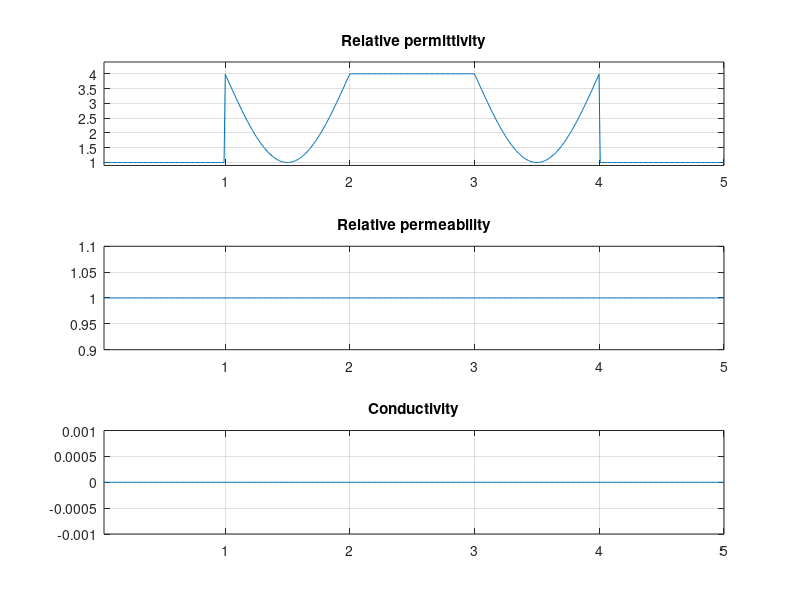

Here is the MATLAB script that generated this plot:
%% Matlab code for 1D electromagnetic FDTD program
%% Assumes Ex and Hy field  components propagating in the
%% x direction. 
%% FIELDS, PERMITTIVITY, PERMEABILITY AND CONDUCTIVITY ARE FUNCTIONS OF X

clc;close all;clear all;

%% Specifying the parameters

L=5; %domain length
N=505; % # of spatial samples in domain
Niter=800; % # of iterations to perform
fs=300e6; %source frequency in Hz

ds=L/N; %spatial step in Hz
dt=ds/300e6; %magic time step


eps0=8.854e-12; %permittivity of free space
mu0=pi*4e-7; %permeability of free space

x=linspace(0,L,N); %x coordinate of spatial samples
showWKB=0; % if =1 then show WKB approx at end

%% Scale factors for E and H
ae=ones(N,1)*dt/(ds*eps0);
am=ones(N,1)*dt/(ds*mu0);
as=ones(N,1);
epsr=ones(N,1);
mur=ones(N,1);
sigma=zeros(N,1);



%% Profile sequence for the epsilion
%profile sequence 1,2 3,4,

profile=2;

%% different profile definitions

for i=1:N
    epsr(i)=1;
    mur(i)=1;
    w1=0.5;
    w2=1.5;
    
    if (profile==1)
        if (abs(x(i)-L/2)<0.5)
            epsr(i)=4;
        end
    end
    
    if (profile==2)
        if(abs(x(i)-L/2)<1.5)
            epsr(i)=1+3*(1+cos(pi*(abs(x(i)-L/2))))
        end
        
        if (abs(x(i)-L/2)<0.5)
             epsr(i)=4;
        end
    end
     
    if(profile==3)
        if (x(i)>L/2) 
            epsr(i)=9;
        end
    end
    
    if(profile==4)
        if(x(i)>(L/2-0.1443))
            epsr(i)=3;
        end
        
        if(x(i)>L/2)
            epsr(i)=9;
        end
    end
    
    if(profile==5)
        if(x(i)>L/2)
            sigma(i)=0.005;
        end
    end
    
    if(profile==6)
        epsr(i)=1+sin(2*pi*x(i)/L)^2;
    end
    
end

ae=ae./epsr;
am=am./mur;
ae=ae./(1+dt*(sigma./epsr)/(2*eps0));
as=(1 -dt*(sigma./epsr)/(2*eps0))./(1+dt*(sigma./epsr)/(2*eps0));

%% Plot the permittivity permeability and conductivity profiles

figure(1)
subplot(311)
plot(x,epsr);
grid on;
axis([3*ds L min(epsr)*0.9 max(epsr)*1.1]);
title('Relative permittivity');

subplot(312)
plot(x,mur);
grid on;
axis([3*ds L min(mur)*0.9 max(mur)*1.1]);
title('Relative permeability');

subplot(313)
plot(x,sigma);
grid on;
axis([3*ds L min(sigma)*0.9-0.001 max(sigma)*1.1+0.001]);
title('Conductivity');


